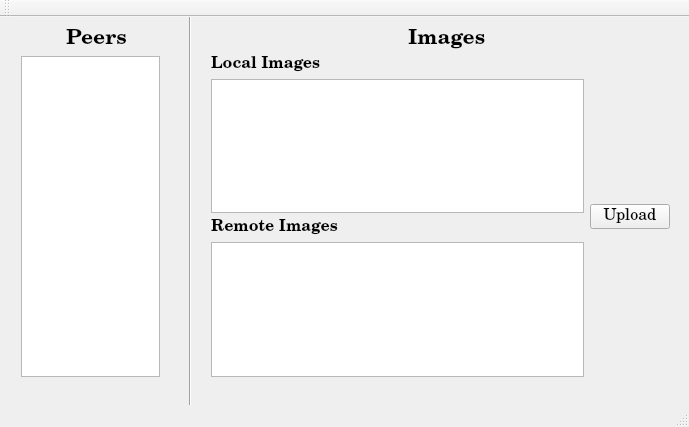
<?xml version="1.0" encoding="UTF-8"?>
<ui version="4.0">
 <class>MainWindow</class>
 <widget class="QMainWindow" name="MainWindow">
  <property name="geometry">
   <rect>
    <x>0</x>
    <y>0</y>
    <width>689</width>
    <height>427</height>
   </rect>
  </property>
  <property name="windowTitle">
   <string>MainWindow</string>
  </property>
  <widget class="QWidget" name="centralWidget">
   <widget class="Line" name="line">
    <property name="geometry">
     <rect>
      <x>180</x>
      <y>-10</y>
      <width>20</width>
      <height>421</height>
     </rect>
    </property>
    <property name="orientation">
     <enum>Qt::Vertical</enum>
    </property>
   </widget>
   <widget class="QWidget" name="verticalLayoutWidget">
    <property name="geometry">
     <rect>
      <x>10</x>
      <y>0</y>
      <width>161</width>
      <height>371</height>
     </rect>
    </property>
    <layout class="QVBoxLayout" name="verticalLayout">
     <item>
      <layout class="QHBoxLayout" name="horizontalLayout_2">
       <item>
        <spacer name="horizontalSpacer">
         <property name="orientation">
          <enum>Qt::Horizontal</enum>
         </property>
         <property name="sizeHint" stdset="0">
          <size>
           <width>40</width>
           <height>20</height>
          </size>
         </property>
        </spacer>
       </item>
       <item>
        <widget class="QLabel" name="label">
         <property name="text">
          <string/>
         </property>
         <property name="pixmap">
          <pixmap resource="images.qrc">:/icons/build/cloud-users.png</pixmap>
         </property>
        </widget>
       </item>
       <item>
        <widget class="QLabel" name="label_2">
         <property name="font">
          <font>
           <family>Century Schoolbook L</family>
           <pointsize>16</pointsize>
           <weight>75</weight>
           <bold>true</bold>
          </font>
         </property>
         <property name="text">
          <string>Peers</string>
         </property>
        </widget>
       </item>
       <item>
        <spacer name="horizontalSpacer_2">
         <property name="orientation">
          <enum>Qt::Horizontal</enum>
         </property>
         <property name="sizeHint" stdset="0">
          <size>
           <width>40</width>
           <height>20</height>
          </size>
         </property>
        </spacer>
       </item>
      </layout>
     </item>
     <item>
      <widget class="QTableWidget" name="peersTable"/>
     </item>
    </layout>
   </widget>
   <widget class="QWidget" name="verticalLayoutWidget_2">
    <property name="geometry">
     <rect>
      <x>200</x>
      <y>0</y>
      <width>481</width>
      <height>371</height>
     </rect>
    </property>
    <layout class="QVBoxLayout" name="verticalLayout_3">
     <item>
      <layout class="QHBoxLayout" name="horizontalLayout">
       <item>
        <spacer name="horizontalSpacer_3">
         <property name="orientation">
          <enum>Qt::Horizontal</enum>
         </property>
         <property name="sizeHint" stdset="0">
          <size>
           <width>40</width>
           <height>20</height>
          </size>
         </property>
        </spacer>
       </item>
       <item>
        <widget class="QLabel" name="label_3">
         <property name="text">
          <string/>
         </property>
         <property name="pixmap">
          <pixmap resource="images.qrc">:/icons/build/image-small.png</pixmap>
         </property>
        </widget>
       </item>
       <item>
        <widget class="QLabel" name="label_4">
         <property name="font">
          <font>
           <family>Century Schoolbook L</family>
           <pointsize>16</pointsize>
           <weight>75</weight>
           <bold>true</bold>
          </font>
         </property>
         <property name="text">
          <string>Images</string>
         </property>
        </widget>
       </item>
       <item>
        <spacer name="horizontalSpacer_4">
         <property name="orientation">
          <enum>Qt::Horizontal</enum>
         </property>
         <property name="sizeHint" stdset="0">
          <size>
           <width>40</width>
           <height>20</height>
          </size>
         </property>
        </spacer>
       </item>
      </layout>
     </item>
     <item>
      <layout class="QHBoxLayout" name="horizontalLayout_7">
       <item>
        <layout class="QVBoxLayout" name="verticalLayout_5">
         <item>
          <widget class="QLabel" name="label_5">
           <property name="font">
            <font>
             <family>Century Schoolbook L</family>
             <pointsize>12</pointsize>
             <weight>75</weight>
             <bold>true</bold>
            </font>
           </property>
           <property name="text">
            <string>Local Images</string>
           </property>
          </widget>
         </item>
         <item>
          <widget class="QTableWidget" name="localImages"/>
         </item>
         <item>
          <widget class="QLabel" name="label_6">
           <property name="font">
            <font>
             <family>Century Schoolbook L</family>
             <pointsize>12</pointsize>
             <weight>75</weight>
             <bold>true</bold>
            </font>
           </property>
           <property name="text">
            <string>Remote Images</string>
           </property>
          </widget>
         </item>
         <item>
          <widget class="QTableWidget" name="remoteImages"/>
         </item>
        </layout>
       </item>
       <item>
        <layout class="QVBoxLayout" name="verticalLayout_2">
         <item>
          <widget class="QPushButton" name="uploadBtn">
           <property name="font">
            <font>
             <family>Century Schoolbook L</family>
             <pointsize>12</pointsize>
            </font>
           </property>
           <property name="toolTip">
            <string extracomment="Upload new Image"/>
           </property>
           <property name="text">
            <string>Upload</string>
           </property>
           <property name="icon">
            <iconset resource="images.qrc">
             <normaloff>:/icons/build/upload.png</normaloff>:/icons/build/upload.png</iconset>
           </property>
          </widget>
         </item>
        </layout>
       </item>
      </layout>
     </item>
    </layout>
   </widget>
  </widget>
  <widget class="QMenuBar" name="menuBar">
   <property name="geometry">
    <rect>
     <x>0</x>
     <y>0</y>
     <width>689</width>
     <height>19</height>
    </rect>
   </property>
  </widget>
  <widget class="QToolBar" name="mainToolBar">
   <attribute name="toolBarArea">
    <enum>TopToolBarArea</enum>
   </attribute>
   <attribute name="toolBarBreak">
    <bool>false</bool>
   </attribute>
  </widget>
  <widget class="QStatusBar" name="statusBar"/>
 </widget>
 <layoutdefault spacing="6" margin="11"/>
 <resources>
  <include location="images.qrc"/>
 </resources>
 <connections/>
</ui>
